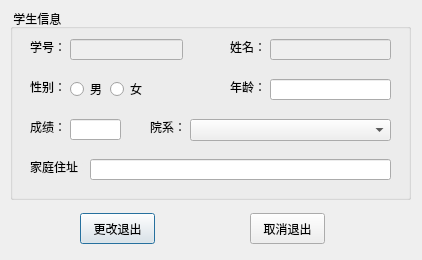
<?xml version="1.0" encoding="UTF-8"?>
<ui version="4.0">
 <class>EditDialog</class>
 <widget class="QDialog" name="EditDialog">
  <property name="geometry">
   <rect>
    <x>0</x>
    <y>0</y>
    <width>422</width>
    <height>260</height>
   </rect>
  </property>
  <property name="windowTitle">
   <string>Dialog</string>
  </property>
  <widget class="QGroupBox" name="groupBox">
   <property name="geometry">
    <rect>
     <x>10</x>
     <y>9</y>
     <width>401</width>
     <height>191</height>
    </rect>
   </property>
   <property name="title">
    <string> 学生信息 </string>
   </property>
   <property name="flat">
    <bool>false</bool>
   </property>
   <widget class="QLabel" name="label">
    <property name="geometry">
     <rect>
      <x>20</x>
      <y>30</y>
      <width>53</width>
      <height>16</height>
     </rect>
    </property>
    <property name="text">
     <string>学号：</string>
    </property>
   </widget>
   <widget class="QLineEdit" name="numEdit">
    <property name="enabled">
     <bool>false</bool>
    </property>
    <property name="geometry">
     <rect>
      <x>60</x>
      <y>30</y>
      <width>113</width>
      <height>21</height>
     </rect>
    </property>
   </widget>
   <widget class="QLabel" name="label_2">
    <property name="geometry">
     <rect>
      <x>220</x>
      <y>30</y>
      <width>53</width>
      <height>16</height>
     </rect>
    </property>
    <property name="text">
     <string>姓名：</string>
    </property>
   </widget>
   <widget class="QLineEdit" name="nameEdit">
    <property name="enabled">
     <bool>false</bool>
    </property>
    <property name="geometry">
     <rect>
      <x>260</x>
      <y>30</y>
      <width>121</width>
      <height>21</height>
     </rect>
    </property>
   </widget>
   <widget class="QLabel" name="label_3">
    <property name="geometry">
     <rect>
      <x>20</x>
      <y>70</y>
      <width>53</width>
      <height>16</height>
     </rect>
    </property>
    <property name="text">
     <string>性别：</string>
    </property>
   </widget>
   <widget class="QLabel" name="label_4">
    <property name="geometry">
     <rect>
      <x>220</x>
      <y>70</y>
      <width>53</width>
      <height>16</height>
     </rect>
    </property>
    <property name="text">
     <string>年龄：</string>
    </property>
   </widget>
   <widget class="QLineEdit" name="ageEdit">
    <property name="geometry">
     <rect>
      <x>260</x>
      <y>70</y>
      <width>121</width>
      <height>21</height>
     </rect>
    </property>
   </widget>
   <widget class="QLabel" name="label_5">
    <property name="geometry">
     <rect>
      <x>20</x>
      <y>110</y>
      <width>53</width>
      <height>16</height>
     </rect>
    </property>
    <property name="text">
     <string>成绩：</string>
    </property>
   </widget>
   <widget class="QLineEdit" name="scoreEdit">
    <property name="geometry">
     <rect>
      <x>60</x>
      <y>110</y>
      <width>51</width>
      <height>21</height>
     </rect>
    </property>
   </widget>
   <widget class="QLabel" name="label_6">
    <property name="geometry">
     <rect>
      <x>140</x>
      <y>110</y>
      <width>53</width>
      <height>16</height>
     </rect>
    </property>
    <property name="text">
     <string>院系：</string>
    </property>
   </widget>
   <widget class="QLabel" name="label_7">
    <property name="geometry">
     <rect>
      <x>20</x>
      <y>150</y>
      <width>53</width>
      <height>16</height>
     </rect>
    </property>
    <property name="text">
     <string>家庭住址：</string>
    </property>
   </widget>
   <widget class="QLineEdit" name="addressEdit">
    <property name="geometry">
     <rect>
      <x>80</x>
      <y>150</y>
      <width>301</width>
      <height>21</height>
     </rect>
    </property>
   </widget>
   <widget class="QRadioButton" name="manRadio">
    <property name="geometry">
     <rect>
      <x>60</x>
      <y>70</y>
      <width>41</width>
      <height>20</height>
     </rect>
    </property>
    <property name="text">
     <string>男</string>
    </property>
   </widget>
   <widget class="QRadioButton" name="womenRadio">
    <property name="geometry">
     <rect>
      <x>100</x>
      <y>70</y>
      <width>51</width>
      <height>20</height>
     </rect>
    </property>
    <property name="text">
     <string>女</string>
    </property>
   </widget>
   <widget class="QComboBox" name="depcbBox">
    <property name="geometry">
     <rect>
      <x>180</x>
      <y>110</y>
      <width>201</width>
      <height>22</height>
     </rect>
    </property>
   </widget>
  </widget>
  <widget class="QPushButton" name="updateBtn">
   <property name="geometry">
    <rect>
     <x>80</x>
     <y>213</y>
     <width>75</width>
     <height>31</height>
    </rect>
   </property>
   <property name="text">
    <string>更改退出</string>
   </property>
  </widget>
  <widget class="QPushButton" name="cancelBtn">
   <property name="geometry">
    <rect>
     <x>250</x>
     <y>213</y>
     <width>75</width>
     <height>31</height>
    </rect>
   </property>
   <property name="text">
    <string>取消退出</string>
   </property>
  </widget>
 </widget>
 <resources/>
 <connections/>
</ui>
